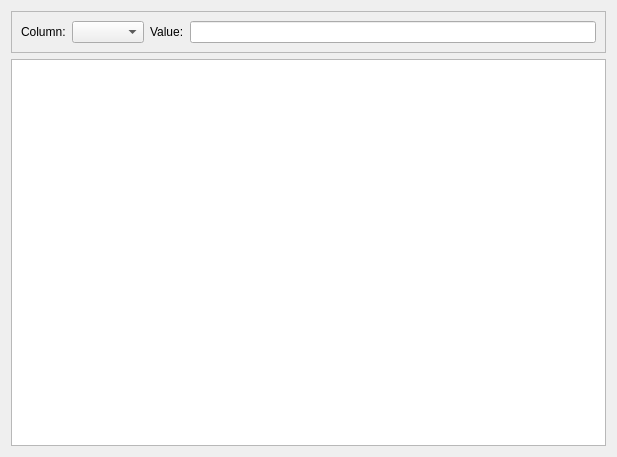
<?xml version="1.0" encoding="UTF-8"?>
<ui version="4.0">
 <class>Viewer</class>
 <widget class="QWidget" name="Viewer">
  <property name="geometry">
   <rect>
    <x>0</x>
    <y>0</y>
    <width>617</width>
    <height>457</height>
   </rect>
  </property>
  <property name="windowTitle">
   <string>Form</string>
  </property>
  <layout class="QVBoxLayout" name="verticalLayout">
   <item>
    <widget class="QFrame" name="frameFilter">
     <property name="frameShape">
      <enum>QFrame::StyledPanel</enum>
     </property>
     <layout class="QHBoxLayout" name="horizontalLayout">
      <item>
       <widget class="QLabel" name="label">
        <property name="text">
         <string>Column:</string>
        </property>
       </widget>
      </item>
      <item>
       <widget class="QComboBox" name="comboBoxColumns"/>
      </item>
      <item>
       <widget class="QLabel" name="label_2">
        <property name="text">
         <string>Value:</string>
        </property>
       </widget>
      </item>
      <item>
       <widget class="QLineEdit" name="lineEditValue"/>
      </item>
     </layout>
    </widget>
   </item>
   <item>
    <widget class="QTreeView" name="treeView"/>
   </item>
  </layout>
 </widget>
 <resources/>
 <connections/>
</ui>
